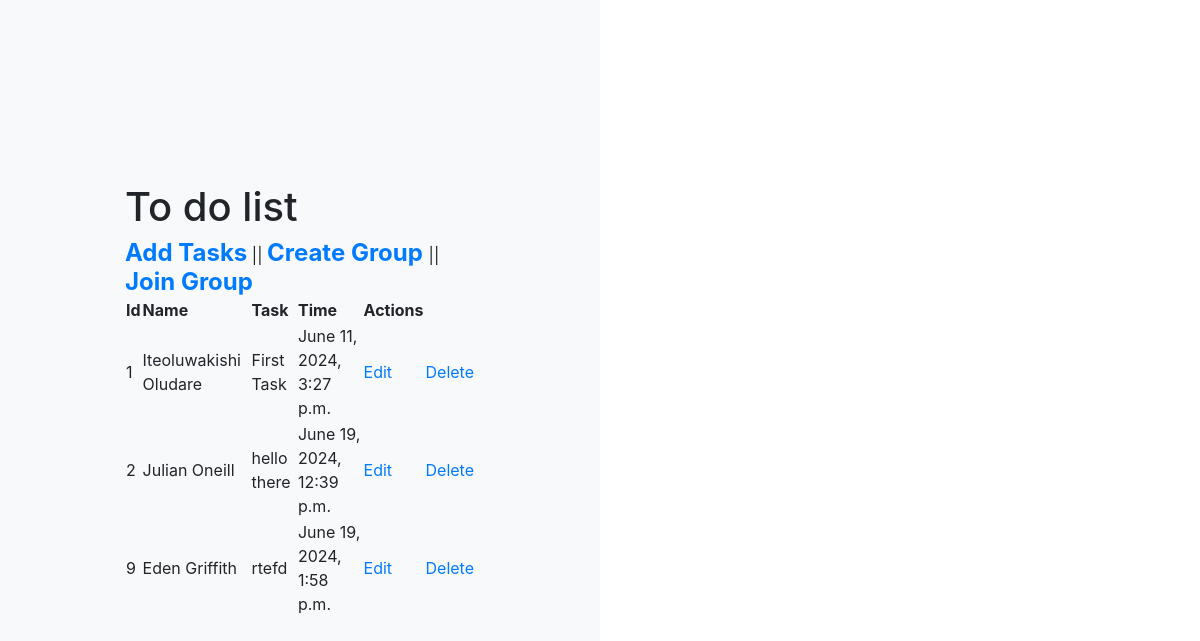
The page / on the database its author committed.
### task2/models.py (models this page shows, shortened)
class TaskModel(models.Model):
    user = models.ForeignKey(User, on_delete=models.CASCADE, null=True, blank=True)
    name= models.TextField(max_length=50)
    email= models.EmailField(max_length=200, default='oludareisaac01@gmail.com')
    task = models.TextField()
    time= models.DateTimeField()

### task2/views.py (the view)
# urls.py: path('', TaskList.as_view(), name="task"),
class TaskList(ListView):
    model = TaskModel
    context_object_name = "tasks"
    template_name = 'task2/tasks.html'

### task2/templates/task2/tasks.html (shortened to what this page needs)
<!doctype html>
<html lang="en">
<head>
  <link rel="stylesheet" href="https://stackpath.bootstrapcdn.com/bootstrap/4.5.2/css/bootstrap.min.css"
>
</head>
<body>
    <div class="container-fluid">
        <div class="row no-gutter">
            <div class="col-md-6 bg-light">
                <div class="login d-flex align-items-center py-5">
                    <div class="container">
                        <div class="row">
                            <div class="col-8 col-md-8  mx-auto">
                            <h1>To do list</h1>
                            <a class="h4 mb-4 font-weight-bold" href="{% url 'reviews' %}">Add Tasks</a>  ||
                                <a class="h4 mb-4 font-weight-bold" href="{% url 'create-group' %}">Create Group </a> ||
                                <a class="h4 mb-4 font-weight-bold" href="{% url 'join-group' %}">Join Group </a>
                                <table>
                                    <tr>
                                        <th>Id</th>
                                        <th>Name</th>
                                        <th>Task</th>
                                        <th>Time</th>
                                        <th>Actions</th>
                                    </tr>
                                    {% for task in tasks %}
                                    <tr>
                                        <td>{{ task.id }}</td>
                                        <td>{{ task.name }}</td>
                                        <td>{{ task.task }}</td>
                                        <td>{{ task.time }}</td>
                                        <td><a href="{% url 'task-update' task.id %}">Edit</a></td>
                                        <td><a href="{% url 'task-delete' task.id %}">Delete</a></td>
                                    </tr>
                                    {% empty %}
                                    <h3>No Item in List</h3>
                                    {% endfor %}
                                    </table>
                            </div>
                        </div>
                    </div>
                </div>
            </div>
        </div>
    </div>
</body>
</html>

### task2/templates/task2/tasks.html (style rules this page uses)
.login, .image { min-height: 100vh; }
.container-fluid { max-width: 100%; }

### rows shown on the page
TaskModel: id "1", name "Iteoluwakishi Oludare", task "First Task", time "June 11, 2024, 3:27 p.m."
TaskModel: id "2", name "Julian Oneill", task "hello there", time "June 19, 2024, 12:39 p.m."
TaskModel: id "9", name "Eden Griffith", task "rtefd", time "June 19, 2024, 1:58 p.m."
